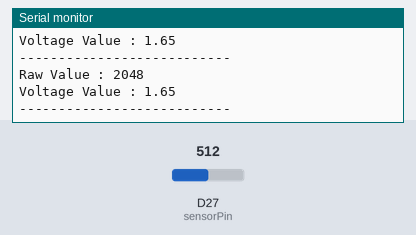
Simulated run of this sketch. Board: Arduino Due. On the bench: the last lines printed to the serial monitor. The test bench sets the inputs (shaded band); at power-on: D27 (sensorPin) = 512 (analog values on the 0–1023 scale).

Above: at 1.8 s.
1.9 s: D27 (sensorPin) set to 716
At 2.8 s:
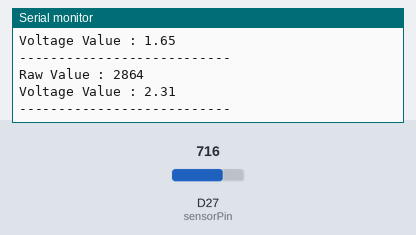
3.4 s: D27 (sensorPin) set to 900
At 4.8 s:
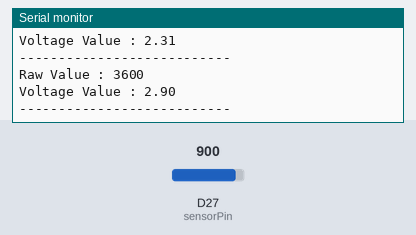
Timing chart, 0 to 6.4 s (numbered marks = the images above; inputs shaded):
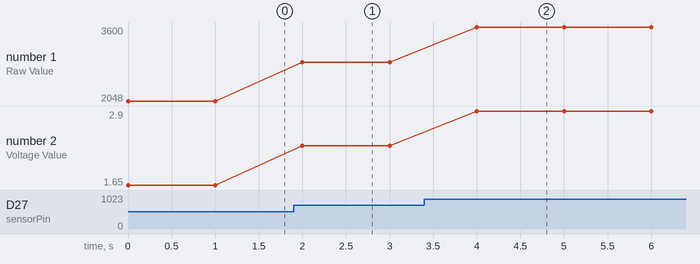

Measured:
- after the input at 1.9 s, the serial monitor: prints a new line after 0.10 s (image 1)
- after the input at 3.4 s, the serial monitor: prints a new line after 0.60 s (image 2)
- plotted number 1: 2048 → 2864 after the input at 1.9 s, 2864 → 3600 after the input at 3.4 s
- plotted number 2: 1.65 → 2.31 after the input at 1.9 s, 2.31 → 2.9 after the input at 3.4 s

The sketch:

Analog_Read.ino
```cpp
/*
DESCRIPTION:
This example code will uses: Robo Pico and Raspberry Pi Pico / Pico W
to read analog value using Arduino.

AUTHOR  : Cytron Technologies Sdn Bhd
WEBSITE  : www.cytron.io
EMAIL    : support@cytron.io
*/

int sensorPin = 27;    // select the input pin for the potentiometer
int raw_value = 0;
float voltage_value = 0;

void setup() {
  // declare the sensorPin as an INPUT:
  pinMode(sensorPin, INPUT);
  Serial.begin(9600);
  // enable adc resolution to 12-bit (default 10-bit)
  analogReadResolution(12);
}

void loop() {
  // read the value from the sensor:
  raw_value = analogRead(sensorPin);
  voltage_value = (raw_value * 3.3) / 4095;
  Serial.print("Raw Value : ");
  Serial.println(raw_value);
  Serial.print("Voltage Value : ");
  Serial.println(voltage_value);
  Serial.println("---------------------------");

  delay(1000);
}
```
